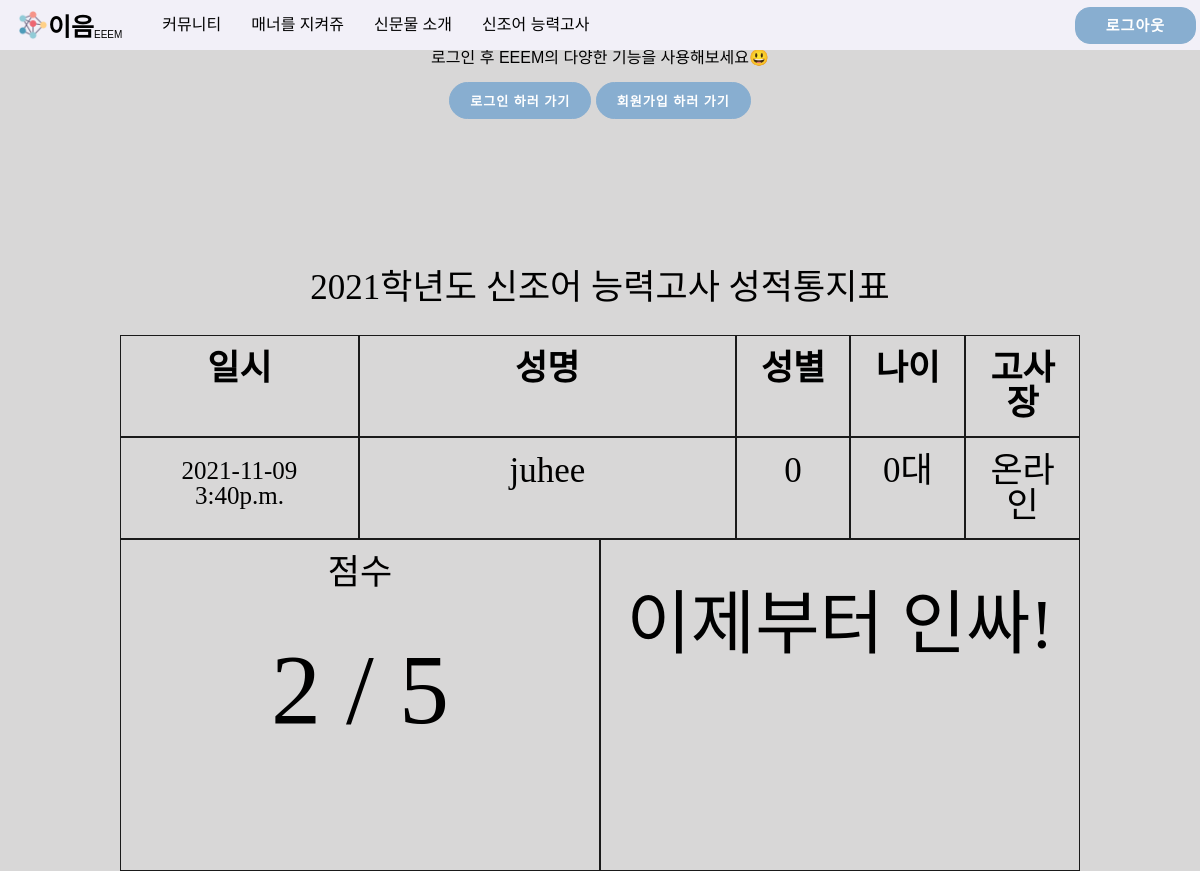
/newterms/2/result (signed in), run on an earlier commit of the app's database.
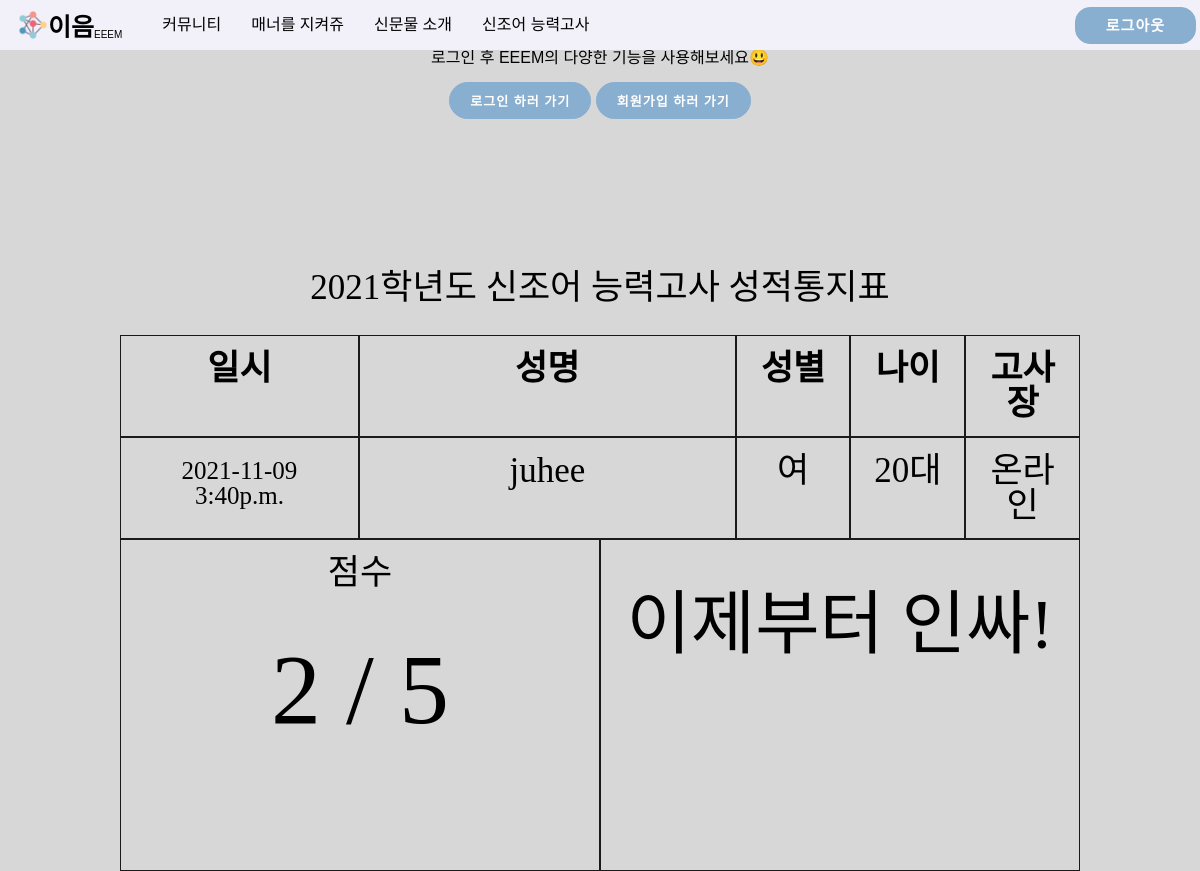
And on a later commit of the database.
### account/models.py (models this page shows)
class CustomUser(AbstractUser):
    SEX_CHOICES = (("", "성별을 선택하세요"), ("남", "남"), ("여", "여"))
    AGE_CHOICES = (
        ("", "나이대를 선택하세요"),
        ("5", "10대 이하"),
        ("10", "10대"),
        ("20", "20대"),
        ("30", "30대"),
        ("40", "40대"),
        ("50", "50대 이상"),
    )
    sex = models.CharField(
        max_length=3, choices=SEX_CHOICES, help_text="성별을 선택하세요", null=False
    )
    age = models.CharField(
        max_length=10, choices=AGE_CHOICES, help_text="나이대를 선택하세요", null=False
    )
    profile=models.ImageField(null=True,blank=True)

### main/views.py (the view)
# urls.py: path('newterms/<int:score>/result', views.newtermEnd, name="newtermEnd"),
def newtermEnd(request, score):
    tYear = datetime.datetime.today().year
    now = datetime.datetime.now()
    newtermCount = newterm.objects.count()-1
    if score > newtermCount*0.5:
        if score > newtermCount*0.7:
            level = 3
        else:
            level = 2
    else:
        level = 1
    return render(request, "newtermEnd.html", {"score": score, "newtermCount": newtermCount, "year": tYear, "now": now, "level": level})

### main/templates/newtermEnd.html (shortened to what this page needs)
{% extends 'base.html' %}{% load static %} {% block content %}
<head>
    <link rel="stylesheet" href='{% static "css/newtermEnd.css" %}'>
</head>
<body style="background-color: #d8d7d7;">
    <div style="padding-top:70px; text-align: center; font-size: 35px; font-family: 'Noto Serif KR', serif;font-weight: 10px;">{{year}}학년도 신조어 능력고사 성적통지표</div>
    <div class="borderBox" style="display: inline-block;">
        <div style="display: flex; font-weight: bold;">
            <div class="table-data" style="width: 300px;">일시</div>
            <div class="table-data" style="width: 500px;">성명</div>
            <div class="table-data" style="width: 120px;">성별</div>
            <div class="table-data" style="width: 120px;">나이</div>
            <div class="table-data" style="width: 120px;">고사장</div>
        </div>
        <div style="display: flex;">
            <div class="table-data" style="width: 300px;font-size:25px;padding-top:20px;">{{now|date:'Y-m-d fa' }}</div>
            {% if user.is_authenticated %}
            <div class="table-data" style="width: 500px;">{{user.username}}</div>
            <div class="table-data" style="width: 120px;">{{user.sex}}</div>
            <div class="table-data" style="width: 120px;">{{user.age}}대</div>
            {% else %}
            <div class="table-data" style="width: 500px;">비회원상태</div>
            <div class="table-data" style="width: 120px;">비회원상태</div>
            <div class="table-data" style="width: 120px;">비회원상태</div>
            {% endif %}
            <div class="table-data" style="width: 120px;">온라인</div>
        </div>
        <div style="display: flex;">
            <div class="table-data" style="height: 300px; width: 50%;">
                <span>점수</span>
                <div style="margin-top: 50px; font-size: 100px;">{{score}} / {{newtermCount}}</div>
            </div>
            {% if level == 3 %}
                <div class="table-data" style="width: 50%; height: 265px; padding-top: 50px; font-size: 70px;">당신은 핵인싸!</div>
            {% elif level == 2 %}
                <div class="table-data" style="width: 50%; height: 265px; padding-top: 50px; font-size: 70px;">당신은 인싸!</div>
            {% else %}
                <div class="table-data" style="width: 50%; height: 265px; padding-top: 50px; font-size: 70px;">이제부터 인싸!</div>
            {% endif %}
        </div>
    </div>
</body>
{% endblock %}

What changed in the data, as far as the page shows it:
changed CustomUser "juhee": sex "0" → "여"; age "0" → "20"
